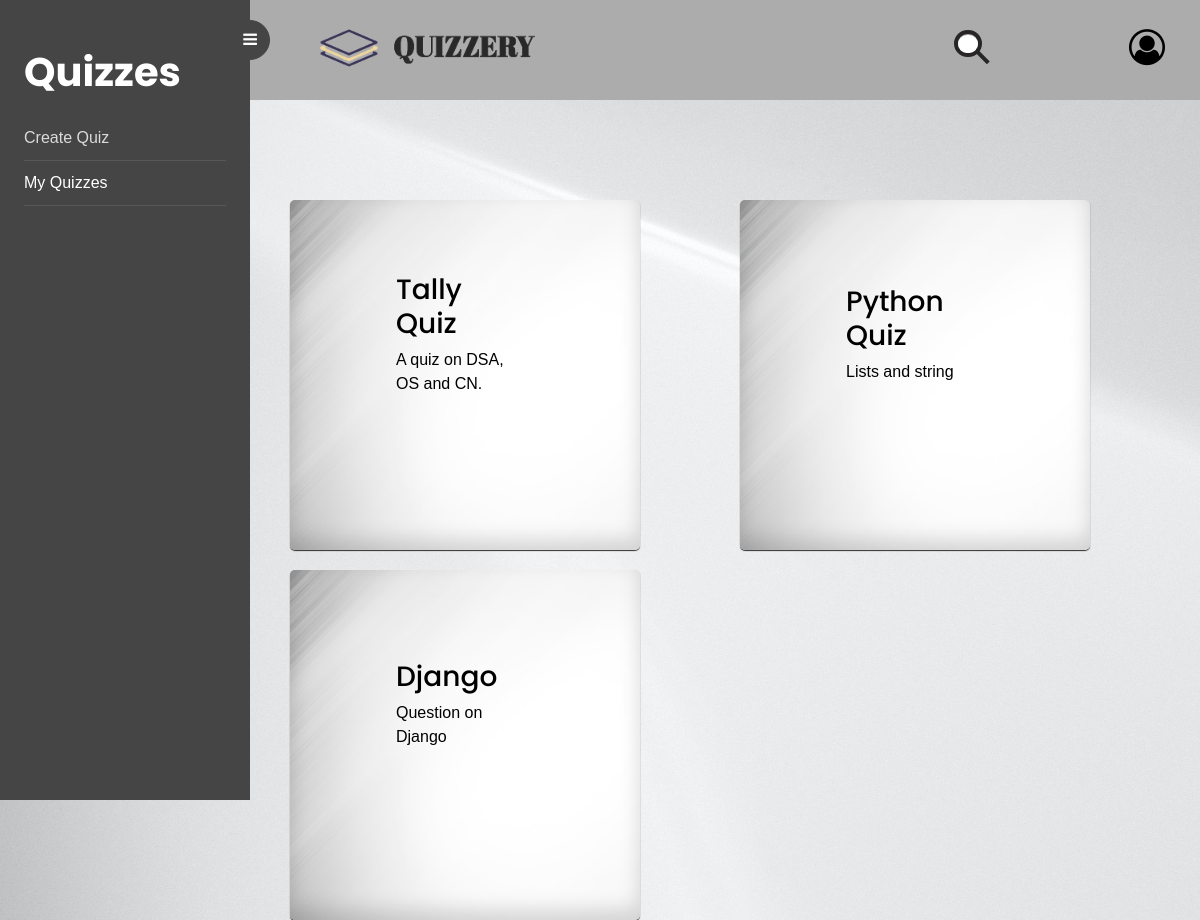
The app's page /oldquizzes/ (signed in) with its own data.
### QuizApp/models.py (models this page shows)
class QuizTable(models.Model):
    user_id = models.ForeignKey(to=UserTable, db_column='user_id', on_delete=CASCADE)
    quizname = models.CharField(max_length=50)
    quiz_id = models.BigIntegerField(primary_key=True)
    quiz_desc = models.TextField()
    quiz_time = models.IntegerField()
    start_time = models.DateTimeField(auto_now=False, auto_now_add=False)
    end_time = models.DateTimeField(auto_now=False, auto_now_add=False)
    public = models.BooleanField(default=True)

### QuizApp/views.py (the view)
# urls.py: path('oldquizzes/', views.oldquizzes, name="oldquizzes"),
def oldquizzes(request):
    data = QuizTable.objects.filter(user_id=request.session['user_id'])
    print(len(data))
    context = {
        'quizzes': data
    }
    return render(request, 'oldquizzes.html', context)

### templates/oldquizzes.html (shortened to what this page needs)
<!DOCTYPE html>
<html>
<head>
  {% load static %}
  <link rel="stylesheet" href="https://cdnjs.cloudflare.com/ajax/libs/font-awesome/4.7.0/css/font-awesome.min.css">
  <link rel="stylesheet" href="https://stackpath.bootstrapcdn.com/font-awesome/4.7.0/css/font-awesome.min.css">
  <link rel="stylesheet" href="{% static 'css/style.css'%}">
  <link rel="stylesheet" href="{% static 'css/bootstrap.min.css' %}">
  <link rel="stylesheet" href="{% static 'css/bootstrap.css' %}">
</head>
<body>
  <div class="wrapper d-flex align-items-stretch">
    <nav id="sidebar" style="height:100vh;">
      <div class="custom-menu">
        <button type="button" id="sidebarCollapse" class="btn btn-primary">
          <i class="fa fa-bars"></i>
        </button>
      </div>
      <div class="p-4 pt-5">
        <h1><a href="index.html" class="logo">Quizzes</a></h1>
        <ul class="list-unstyled components mb-5">
          <li>
            <a href="/home">Create Quiz</a>
          </li>
          <li class="active">
            <a href="/oldquizzes">My Quizzes</a>
          </li>
    </nav>
    <div style="width: 100%;">
      <div class="header" id="myHeader">
        <div class="box " id="quizzery-icon"><img src="{% static 'images/x1.png'%}" id="quiz" alt="" /></div>
        <div class="box ">
          <button class="btn  " type="button" id="dropdownMenuButton" data-toggle="dropdown">
            <i class="fa fa-user-circle-o" id="profile-icon" style=""></i></button>
        </div>
        <div class="box">
          <form class="search-box">
            <input type="text" placeholder=" " />
            <button type="reset"></button>
          </form>
        </div>
      </div>
      <div class="grid-wrapper" id="main-content">
        {%for x in quizzes%} <a href="{%url 'dashboard' %}?quiz_id={{x.quiz_id}}" class="content-box">
          <div class="content">
            <h3>{{x.quizname}}</h3>
            <p>{{x.quiz_desc}}</p>
          </div>
        </a>
        {%endfor%}
      </div>
    </div>
  </div>
</body>
</html>

### records on screen
QuizTable: quizname "Tally Quiz", quiz_desc "A quiz on DSA, OS and CN."
QuizTable: quizname "Python Quiz", quiz_desc "Lists and string"
QuizTable: quizname "Django", quiz_desc "Question on Django"
